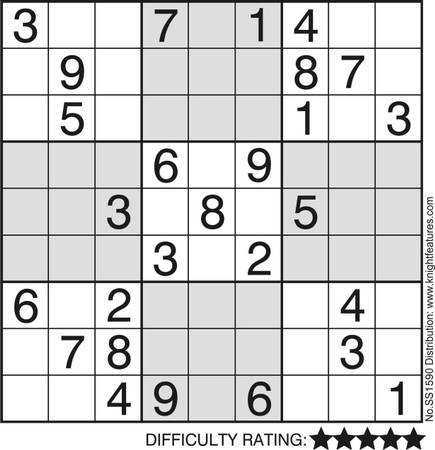
#> input picture images/sudoku_2.jpeg, 435 x 450 px, given in place of the camera
$ python new_main.py
#> lines starting #> are read from the running program, lines starting #| are printed output that depends on the picture; after the words box and inside, x2 and y2 are one past the last pixel; in counts of white or black regions, pixels touching at a corner belong together
### python/sudoku.py
from cv2 import blur
from matplotlib.pyplot import gray
import numpy as np
import cv2
from contour import ContourUtil
import os
import utils
import logging


logger = logging.getLogger(__name__)


class SudokuScanner(object):
    def __init__(self, config: dict):
        # self.config = config
        if os.path.exists(video_path := (config["video_path"])):
            self.cap = cv2.VideoCapture(video_path)
        else:
            self.cap = cv2.VideoCapture(0)

        hough_config = config["hough"]
        grid_config = config['grid_param']
        self.gaussian_kernel_size = config['gaussian_kernel_size']
        self.gaussian_sigma = config['gaussian_sigma']
        self.canny_threshold_1 = config["canny_min_threshold"]
        self.canny_threshold_2 = config["canny_max_threshold"]
        self.canny_aperture_size = config["canny_aperture_size"]
        self.hough_config = config["hough"]
        self.hough_threshold = hough_config['threshold']
        self.hough_rho = hough_config["rho"]
        self.hough_theta = hough_config["theta"]
        self.hough_min_length = hough_config["min_line_length"]
        self.hough_max_gap = hough_config["max_line_gap"]
        self.approximation_epsilon = config["approximation_epsilon"]
        self.min_contour_proportion = config["minimum_contour_area_proportion"]
        self.warp_img_height = config["warp"]['height']
        self.warp_img_width = config["warp"]['width']

        self.grid_gaussian_kernel_size = config['gaussian_kernel_size']
        self.grid_gaussian_sigma = grid_config['gaussian_sigma']
        self.grid_canny_threshold_1 = grid_config["canny_min_threshold"]
        self.grid_canny_threshold_2 = grid_config["canny_max_threshold"]
        self.grid_canny_aperture_size = grid_config["canny_aperture_size"]

    def preprocess(self, img):
        gray_frame = cv2.cvtColor(img, cv2.COLOR_BGR2GRAY)
        # blur_frame = cv2.cvtColor(frame, cv2.COLOR_BGR2GRAY)
        # high sigma needed because only interested in edges
        blur_frame = cv2.GaussianBlur(
            gray_frame, self.gaussian_kernel_size, self.gaussian_sigma)

        return gray_frame, blur_frame

    def find_number(self, img: np.ndarray):
        pass

    # [52 lines left out: function find_grid_cells, not called in this run]

    def find_straight_edges(self, img: np.ndarray) -> np.ndarray:
        blur_frame = cv2.Canny(img, self.canny_threshold_1, self.canny_threshold_2,
                               apertureSize=self.canny_aperture_size, L2gradient=True)

        # Sudoku grids are only composed of lines
        lines = cv2.HoughLinesP(blur_frame, self.hough_rho, self.hough_theta,
                                self.hough_threshold, None, self.hough_min_length, self.hough_max_gap)
        blur_frame = utils.draw_lines(blur_frame, lines, 255)
        return blur_frame

    def _find_sudoku_from_contours(self, contour_utils, img_shape):
        rows, columns = img_shape[:2]
        frame_area = rows * columns
        _, parent_ids = contour_utils.find_parents()
        contours_of_interest = []
        for current_contour_id in parent_ids:
            # the contour which has at least 1 children
            parent_contour = contour_utils.contours[current_contour_id]

            # index of children of the parent contour
            _, children_ids = contour_utils.find_all_children(
                current_contour_id)
            neighbors = len(children_ids)

            # total children that are also parents (make parent_contour grand parent)
            _, child_parent_ids = contour_utils.find_parents(children_ids)
            total_child_parents = len(child_parent_ids)

            if neighbors > 1 and total_child_parents > 1:
                contours_of_interest.append(parent_contour)

        poly_contours = []
        # get approximate polygon of the contours
        approx_contours = []

        max_contour_area = float('-inf')
        # check if area of the approximate contour is at least 10% of frame
        # and select the contour with max area
        for contour in contours_of_interest:
            epsilon = self.approximation_epsilon * \
                cv2.arcLength(contour, closed=False)
            con = cv2.approxPolyDP(contour, epsilon=epsilon, closed=True)
            approx_contours.append(con)
            if (contour_area := cv2.contourArea(con)) > (self.min_contour_proportion * frame_area) and \
                    contour_area > max_contour_area and \
                    len(con) == 4:
                poly_contours.append(con)
                max_contour_area = contour_area

        # ensure contour is almost a rectangle is
        try:
            corners = utils.find_corners(poly_contours[0])  # @IgnoreException
            if not utils.is_rect(*corners):
                logger.warning("Not a Rectangle")
                poly_contours = []
                corners = []
        except IndexError:
            corners = []

        # TODO: select contour with the least shift
        return poly_contours, corners

    def warp_sudoku_grid(self, frame, points):
        pts2 = np.float32([[0, 0], [self.warp_img_height-1, 0],
                           [0, self.warp_img_width-1], [self.warp_img_height - 1, self.warp_img_width-1]])
        logger.debug(pts2)
        matrix = cv2.getPerspectiveTransform(np.float32(points), pts2)
        result = cv2.warpPerspective(
            frame, matrix, (self.warp_img_width, self.warp_img_width))
        return result

    def find_sudoku_grid(self, img: np.ndarray):
        _, blur_frame = self.preprocess(img)
        blur_frame = self.find_straight_edges(blur_frame)

        contours, hierarchy = cv2.findContours(
            blur_frame, cv2.RETR_TREE, cv2.CHAIN_APPROX_NONE)
        if not contours:
            return None

        contour_utils = ContourUtil(contours, hierarchy)
        grids, grid_corners = self._find_sudoku_from_contours(
            contour_utils, img.shape[:2])

        if not grid_corners:
            return None

        top_left, top_right, bottom_right, bottom_left = grid_corners

        warped_frame = self.warp_sudoku_grid(
            img, [top_left, top_right, bottom_left, bottom_right])
        return warped_frame

    def run(self,):
        frame_num = 0
        print("I am here")
        while self.cap.isOpened():
            ret, frame = self.cap.read()
            logger.debug(f"Frame number : {frame_num}")
            if not ret:
                break
            cv2.imshow("frame", frame)
            sudoku_img = self.find_sudoku_grid(frame)
            key = cv2.waitKey(1) & 0xff
            if sudoku_img is not None:
                cv2.imshow("sudoku image", sudoku_img)

                key = cv2.waitKey(0)

            if key == ord('y') or key == ord('Y'):
                number_img = self.find_grid_cells(sudoku_img)
                cv2.imshow("numbers", number_img)

                key = cv2.waitKey(0) & 0xff

                if key == ord("q") or key == ord('Q'):
                    break

            elif key == ord("q") or key == ord("Q"):
                break

            frame_num += 1

        self.cap.release()
        cv2.destroyAllWindows()

### python/utils.py
import cv2
import numpy as np

def draw_lines(image, lines, color=(0, 0, 255)):
    if lines is None:
        return image
    lines = lines.reshape((-1, 4))
    for line in lines:
        pt1 = (line[0], line[1])
        pt2 = (line[2], line[3])

        cv2.line(image, pt1, pt2, color, 1, cv2.LINE_AA)

    return image

def find_corners(contour):
        assert len(contour) == 4, "The contour must only have 4 points to find corners"
        contour = contour.squeeze()
        x_argsort = np.argsort(contour, axis=0)[:, 0]

        if (l_1 := contour[x_argsort[0]])[1] < (l_2 := contour[x_argsort[1]])[1]:
            top_left, bottom_left = l_1, l_2
        else:
            top_left, bottom_left = l_2, l_1

        if (r_1 := contour[x_argsort[2]])[1] < (r_2 := contour[x_argsort[3]])[1]:
            top_right, bottom_right = r_1, r_2
        else:
            top_right, bottom_right = r_2, r_1

        return top_left, top_right, bottom_right, bottom_left


def similar_length(l_1, l_2, min_prop = 0.8, max_prop=1.2):
    big_length, small_length = (l_1, l_2) if l_1>l_2 else (l_2, l_1)
    return min_prop * big_length < small_length < max_prop * big_length

def is_rect(top_left, top_right, bottom_right, bottom_left):
    """Checks if the corners of the quadrilateral form an almost rectangle

    Parameters
    ----------
    top_left : _type_
        _description_
    top_right : _type_
        _description_
    bottom_right : _type_
        _description_
    bottom_left : _type_
        _description_

    Returns
    -------
    _type_
        _description_
    """
    return similar_length(top_right[0] - top_left[0], bottom_right[0]-bottom_left[0]) and \
        similar_length(bottom_right[1]-top_right[1], bottom_left[1] - top_left[1])


### python/contour.py
from matplotlib.pyplot import contour
import numpy as np
import cv2 as cv


class ContourUtil(object):
    """_summary_

    ## Hierarch format
    [Next, previous, first_child, parent]

    Condition List
    self.hierarchy[:, 2] == -1 # the corresponding contour has no children
    self.hierarchy[:, 2] != -1 # the corresponding contour has at least 1 child


    Parameters
    ----------
    object : _type_
        _description_
    """

    def __init__(self, contours, hierarchy):
        self.contours = np.array(contours, dtype=object)
        self.hierarchy = np.squeeze(hierarchy)
        self.contours_ids = np.arange(len(contours))

    def _get_contour_with_condition(self, condition, contours):
        result_ids = np.argwhere(condition).flatten()
        result_contours = contours[condition]
        return result_contours, result_ids

    def _get_relevant(self, contour_ids):
        if contour_ids is None:
            return self.contours, self.contours_ids
        else:
            return self.contours[contour_ids], contour_ids

    def find_parents(self, contour_ids=None):
        contours, contour_ids = self._get_relevant(contour_ids)
        child_condition = self.hierarchy[contour_ids, 2] != -1
        return self._get_contour_with_condition(child_condition, contours)

    # [5 lines left out: function are_parents, not called in this run]

    def find_all_children(self, contour_idx):
        children_ids = self.hierarchy[self.hierarchy[:, -1]
                                      == contour_idx][:, 0]
        return self.contours[children_ids], children_ids

    # [9 lines left out: functions find_contour_with_no_children, compute_contour_stats, not called in this run]

    @staticmethod
    def compute_stats(contour):
        pass

    @staticmethod
    def is_contour_quadrilateral(self, contour):
        return len(contour) == 4

### python/new_main.py
from sudoku import SudokuScanner
import json
import logging

log_format = "%(levelname)s [%(lineno)s] [%(message)s]"
logging.basicConfig(format=log_format, level=logging.DEBUG)

if __name__ == "__main__":
    with open("configs/config.json", 'r') as f:
#> (reads configs/config.json from the repository)
        config = json.load(f)
    sudoku_scanner = SudokuScanner(config)
    sudoku_scanner.run()
#> in run, frame is the input picture: shape (450, 435, 3); min 0, max 255, mean 212.4
#> in preprocess, `blur_frame = cv2.GaussianBlur( gray_frame, self.gaussian_kernel_size, ..`:
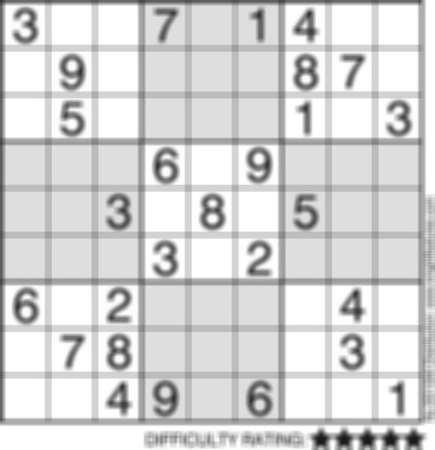
#> blur_frame: shape (450, 435); min 25, max 255, mean 212.5
#> in find_straight_edges, `blur_frame = cv2.Canny(img, self.canny_threshold_1, self.canny_thresho..`:
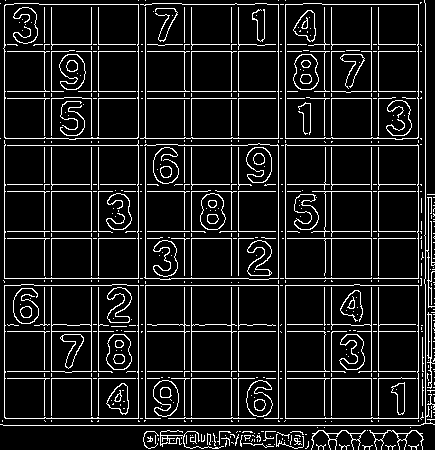
#> blur_frame: shape (450, 435); 10.8% white in thin lines or dots
#> in find_straight_edges, `lines = cv2.HoughLinesP(blur_frame, self.hough_rho, self.hough_theta, ..`: lines = 59 rows, first 6: [422, 449, 422, 325], [424, 0, 425, 74], [231, 442, 231, 4], [331, 439, 331, 4], [378, 440, 378, 4], [39, 4, 151, 4]
#> the loop in draw_lines, `for line in lines:` made 59 passes
#> (pt1, pt2) on passes 1 to 12: ((422, 449), (422, 325)), ((424, 0), (425, 74)), ((231, 442), (231, 4)), ((331, 439), (331, 4)), ((378, 440), (378, 4)), ((39, 4), (151, 4)), ((184, 446), (184, 4)), ((324, 145), (324, 4)), ((145, 446), (145, 0)), ((238, 437), (238, 4)), ((278, 446), (278, 0)), ((428, 348), (430, 423))
#> after the loop in draw_lines, `for line in lines:`:
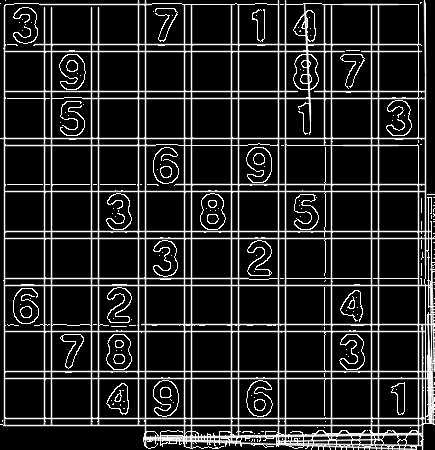
#> image: shape (450, 435); min 0, max 255, mean 39
#> in find_sudoku_grid, `contours, hierarchy = cv2.findContours( blur_frame, cv2.RETR_TREE, cv2..`: contours = 560 contours, 167 with area under 20; largest, box (x1, y1, x2, y2) and area: (0, 0, 435, 450) 185251, (5, 3, 138, 51) 5028, (286, 239, 331, 279) 1712, (5, 92, 44, 138) 1707, (286, 379, 331, 418) 1669
#> in __init__, `self.contours = np.array(contours, dtype=object)`: self.contours has the same summary as contours in find_sudoku_grid
#> in __init__, `self.hierarchy = np.squeeze(hierarchy)`: self.hierarchy = 560 rows, first 6: [1, -1, -1, -1], [2, 0, -1, -1], [3, 1, -1, -1], [4, 2, -1, -1], [5, 3, -1, -1], [6, 4, -1, -1]
#> in __init__, `self.contours_ids = np.arange(len(contours))`: self.contours_ids = 560 values from 0 to 559
#> in _get_contour_with_condition, `result_ids = np.argwhere(condition).flatten()`: result_ids = 60 values from 17 to 551
#> in _get_contour_with_condition, `result_contours = contours[condition]`: result_contours = 60 contours; largest, box (x1, y1, x2, y2) and area: (0, 0, 435, 450) 185251, (5, 3, 138, 51) 5028, (5, 286, 44, 331) 1669, (332, 45, 371, 91) 1663, (146, 144, 184, 191) 1655
#> in _find_sudoku_from_contours, `_, parent_ids = contour_utils.find_parents()`: parent_ids = 60 values from 17 to 551
#> the loop in _find_sudoku_from_contours, `for current_contour_id in parent_ids:` made 60 passes
#> (current_contour_id, children_ids, neighbors, contours in find_parents, contour_ids in find_parents, child_condition in find_parents, total_child_parents) on passes 2, 3, 5, 7, 9, 10, 11, 12, 13, 14: (50, [-1], 1, 1 contour, all with area under 20, [-1], [False], 0), (77, [-1], 1, 1 contour, all with area under 20, [-1], [False], 0), (93, [-1], 1, 1 contour, all with area under 20, [-1], [False], 0), (110, [-1], 1, 1 contour, all with area under 20, [-1], [False], 0), (117, [-1], 1, 1 contour, all with area under 20, [-1], [False], 0), (122, [-1], 1, 1 contour, all with area under 20, [-1], [False], 0), (123, [-1], 1, 1 contour, all with area under 20, [-1], [False], 0), (124, [-1], 1, 1 contour, all with area under 20, [-1], [False], 0), (136, [-1], 1, 1 contour, all with area under 20, [-1], [False], 0), (139, [-1], 1, 1 contour, all with area under 20, [-1], [False], 0)
#> (current_contour_id, neighbors, contours in find_parents, contour_ids in find_parents, child_condition in find_parents, total_child_parents) on passes 4, 6, 22, 28, 36, 37: (81, 2, 2 contours, all with area under 20, [83, -1], [False, False], 0), (109, 3, 3 contours, all with area under 20, [112, 113, -1], [False, False, False], 0), (188, 3, 3 contours, all with area under 20, [190, 191, -1], [False, False, False], 0), (251, 3, 3 contours, all with area under 20, [253, 254, -1], [False, False, False], 0), (305, 2, 2 contours, all with area under 20, [307, -1], [False, False], 0), (335, 3, 3 contours, all with area under 20, [337, 338, -1], [False, False, False], 0)
#> after the loop in _find_sudoku_from_contours, `for current_contour_id in parent_ids:`: contours_of_interest = 1 contour; box (x1, y1, x2, y2) and area: (0, 0, 435, 450) 185251
#> the loop in _find_sudoku_from_contours, `for contour in contours_of_interest:` made 1 pass
#> (epsilon, con, max_contour_area) on pass 1: (114.6, [[5, 4], [0, 424], [423, 449], [425, 0]], 183178.5)
#> after the loop in _find_sudoku_from_contours, `for contour in contours_of_interest:`: approx_contours = [[[5, 4], [0, 424], [423, 449], [425, 0]]]; max_contour_area = 183178.5; poly_contours = [[[5, 4], [0, 424], [423, 449], [425, 0]]]
#> in find_corners, `contour = contour.squeeze()`: contour = [[5, 4], [0, 424], [423, 449], [425, 0]]
#> in find_corners, `x_argsort = np.argsort(contour, axis=0)[:, 0]`: x_argsort = [1, 0, 2, 3]
#> in _find_sudoku_from_contours, `corners = utils.find_corners(poly_contours[0])`: corners = ([5, 4], [425, 0], [423, 449], [0, 424])
#> in similar_length, `big_length, small_length = (l_1, l_2) if l_1>l_2 else (l_2, l_1)`: big_length = 423; small_length = 420
#> in find_sudoku_grid, `grids, grid_corners = self._find_sudoku_from_contours( contour_utils, ..`: grids = [[[5, 4], [0, 424], [423, 449], [425, 0]]]; grid_corners = ([5, 4], [425, 0], [423, 449], [0, 424])
#> in find_sudoku_grid, `top_left, top_right, bottom_right, bottom_left = grid_corners`: top_left = [5, 4]; top_right = [425, 0]; bottom_right = [423, 449]; bottom_left = [0, 424]
#> in warp_sudoku_grid, `matrix = cv2.getPerspectiveTransform(np.float32(points), pts2)`: matrix = [[1.27, 0.0151, -6.41], [0.0114, 1.2, -4.85], [0.000164, 1.97e-05, 1]]
#> in warp_sudoku_grid, `result = cv2.warpPerspective( frame, matrix, (self.warp_img_width, sel..`:
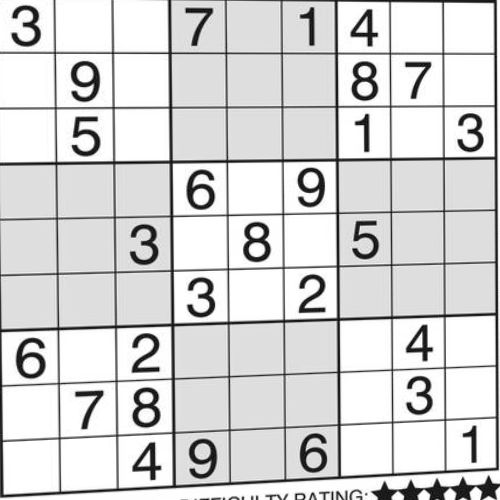
#> result: shape (500, 500, 3); min 2, max 255, mean 213.2
#> (key q is pressed here)
#> (key q is pressed here)
    pass
